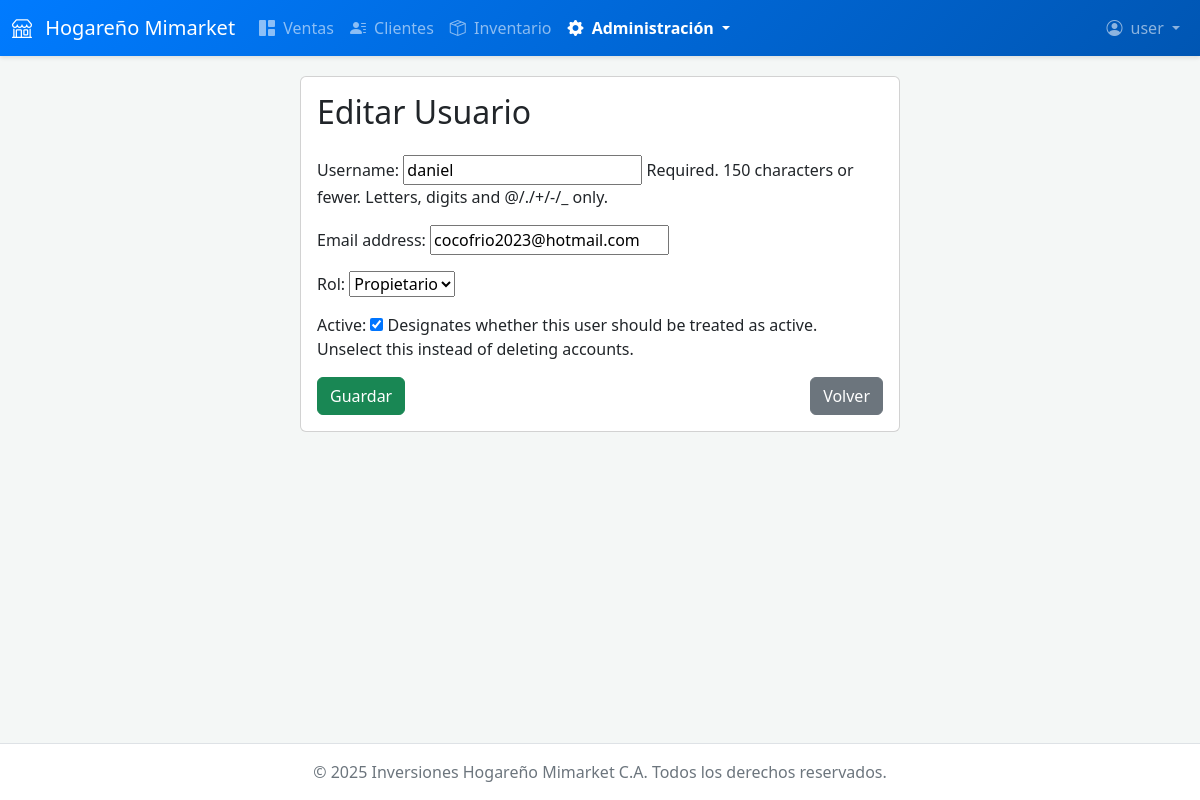
The page /usuarios/editar/2/ (signed in) on the database its author committed.
### usuarios/models.py (models this page shows)
class Usuario(AbstractUser):
    rol = models.ForeignKey(Rol, on_delete=models.SET_NULL, null=True, blank=True)

### usuarios/views.py (the view)
# urls.py: path('editar/<int:pk>/', UsuarioUpdateView.as_view(), name='usuario_update'),
class UsuarioUpdateView(LoginRequiredMixin, UserPassesTestMixin, UpdateView): # <--- Añade Mixins
    model = Usuario
    form_class = UsuarioForm
    template_name = 'usuarios/usuario_form.html'
    success_url = reverse_lazy('usuario_list')
    def test_func(self): # <--- Añade este método
        return is_admin(self.request.user)

### usuarios/forms.py
class UsuarioForm(forms.ModelForm):
    class Meta:
        model = Usuario
        fields = ['username', 'email', 'rol', 'is_active']

### usuarios/models.py (called while the page is built)
    def __str__(self):
        return self.nombre

### usuarios/views.py (called while the page is built)
def is_admin(user):
    return user.is_authenticated and hasattr(user, 'rol') and user.rol and user.rol.nombre == 'Admin'

### usuarios/templates/usuarios/usuario_form.html (shortened to what this page needs)
{% extends 'base.html' %}
{% block content %}
<div class="card mx-auto" style="max-width: 600px;">
    <div class="card-body">
        <h2 class="card-title mb-4">{% if object %}Editar{% else %}Nuevo{% endif %} Usuario</h2>
        <form method="post">
            {{ form.as_p }}
            <div class="d-flex justify-content-between">
                <button type="submit" class="btn btn-success">Guardar</button>
                <a href="{% url 'usuario_list' %}" class="btn btn-secondary">Volver</a>
            </div>
        </form>
    </div>
</div>
{% endblock %}

### templates/base.html (shortened to what this page needs)
<!DOCTYPE html>
<html lang="es">
<head>
    <link href="https://cdn.jsdelivr.net/npm/bootstrap@5.3.3/dist/css/bootstrap.min.css" rel="stylesheet">
    <link rel="stylesheet" href="https://cdn.jsdelivr.net/npm/bootstrap-icons@1.11.3/font/bootstrap-icons.min.css">
    <link href="https://cdn.jsdelivr.net/npm/select2@4.1.0-rc.0/dist/css/select2.min.css" rel="stylesheet" />
</head>
<body>
    <header>
        <nav class="navbar navbar-expand-lg navbar-dark">
            <div class="container-fluid">
                <a class="navbar-brand" href="{% url 'ventas:ventas_dashboard' %}">
                    <i class="bi bi-shop me-2"></i> Hogareño Mimarket
                </a>
                <div class="collapse navbar-collapse" id="navbarNav">
                    <ul class="navbar-nav me-auto mb-2 mb-lg-0">
                        <li class="nav-item">
                            <a class="nav-link {% if request.resolver_match.view_name == 'ventas:ventas_dashboard' %}active{% endif %}" href="{% url 'ventas:ventas_dashboard' %}">
                                <i class="bi bi-grid-1x2-fill me-1"></i> Ventas
                            </a>
                        </li>
                        <li class="nav-item">
                            <a class="nav-link {% if 'clientes' in request.path %}active{% endif %}" href="{% url 'ventas:cliente_list' %}">
                                <i class="bi bi-person-lines-fill me-1"></i> Clientes
                            </a>
                        </li>
                        <li class="nav-item">
                            <a class="nav-link {% if 'producto' in request.path %}active{% endif %}" href="{% url 'producto_list' %}">
                                <i class="bi bi-box-seam me-1"></i> Inventario
                            </a>
                        </li>
                        <li class="nav-item dropdown">
                             <a class="nav-link dropdown-toggle {% if 'usuario' in request.path or 'tasa' in request.path %}active{% endif %}" href="#" id="adminDropdown" role="button" data-bs-toggle="dropdown" aria-expanded="false">
                                <i class="bi bi-gear-fill me-1"></i> Administración
                            </a>
                        </li>
                    </ul>
                    <ul class="navbar-nav ms-auto">
                        {% if user.is_authenticated %}
                        <li class="nav-item dropdown">
                            <a class="nav-link dropdown-toggle" href="#" id="navbarDropdown" role="button" data-bs-toggle="dropdown" aria-expanded="false">
                                <i class="bi bi-person-circle me-1"></i> {{ user.username }}
                            </a>
                        </li>
                        {% else %}
                        <li class="nav-item">
                            <a class="nav-link" href="{% url 'login' %}">
                                <i class="bi bi-box-arrow-in-right me-1"></i> Iniciar Sesión
                            </a>
                        </li>
                        {% endif %}
                    </ul>
                </div>
            </div>
        </nav>
    </header>
    <main class="container-fluid">
        {% block content %}{% endblock %}
    </main>
    <footer class="footer mt-auto py-3 bg-white">
        <div class="container text-center">
            <span>&copy; {% now "Y" %} Inversiones Hogareño Mimarket C.A. Todos los derechos reservados.</span>
        </div>
    </footer>
</body>
</html>

### templates/base.html (style rules this page uses)
body { display: flex; flex-direction: column; min-height: 100vh; background-color: #f4f7f6; }
.navbar { box-shadow: 0 2px 4px rgba(0,0,0,.1); background: linear-gradient(135deg, #007bff, #0056b3) !important; }
main { flex: 1; padding-top: 20px; padding-bottom: 20px; }
.footer { background-color: #ffffff; padding: 20px 0; border-top: 1px solid #dee2e6; color: #6c757d; }
.nav-link.active { font-weight: 600; color: #ffffff !important; }

### rows shown on the page
Usuario: username "user"
Usuario: username "daniel", email "cocofrio2023@hotmail.com", rol "Propietario", is_active "☑"
